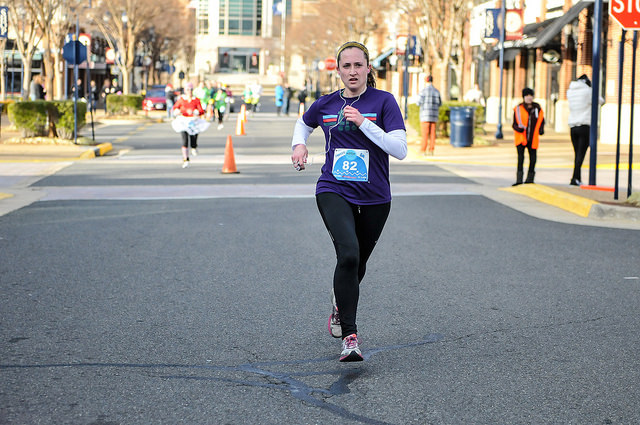
#> input picture photos/Frosty5k/1.jpg, 640 x 425 px; its folder holds only this picture in this run
$ python main.py   (Python 2 division)
#> lines starting #> are read from the running program, lines starting #| are printed output that depends on the picture
#| Processing Image:  ('Frosty5k', '1.jpg')
### bibtagger/bodydetector.py
import cv2
import os
import numpy as np

def getbodyboxes(image):
    #in: numpy image
    #out: list [(x,y,width,height)]

    faces = findfaces(image)

    bodyrectangles = findbodies(image,faces)

    return bodyrectangles


def findfaces(image):

    thisdirectory = os.path.dirname(os.path.realpath(__file__))

    haarcascadeFolder = os.path.join(thisdirectory,"haarcascades")
    cascPath = os.path.join(haarcascadeFolder, "haarcascade_frontalface_default.xml")

    #cascPath = os.path.join(haarcascadeFolder, "haarcascade_upperbody.xml")
    #cascPath = os.path.join(haarcascadeFolder, "haarcascade_fullbody.xml")
    #cascPath = os.path.join(haarcascadeFolder, "haarcascade_russian_plate_number.xml")

    # Create the haar cascade
    faceCascade = cv2.CascadeClassifier(cascPath)

    # Read the image
    height, width, depth = image.shape
#> height = 425; width = 640; depth = 3
    scale = 1
    if (width > 1024):
        scale = 1024.0/width
        image = cv2.resize(image, None, fx=scale, fy=scale)
    gray = cv2.cvtColor(image, cv2.COLOR_BGR2GRAY)
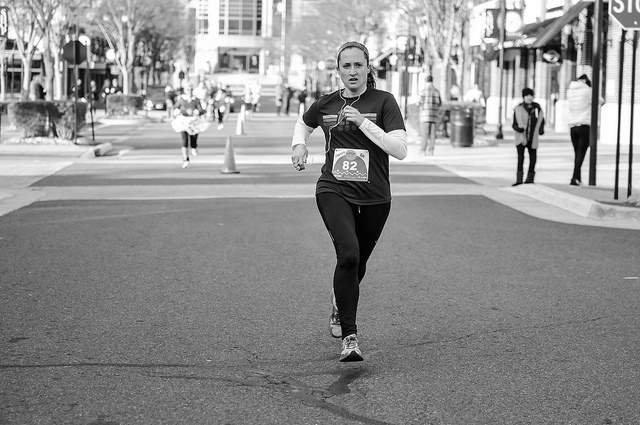
#> gray: shape (425, 640); min 0, max 255, mean 143.1
#> image is the input picture: shape (425, 640, 3); mean B, G, R 139.5, 143.4, 144

    # Detect faces in the image
    faces = faceCascade.detectMultiScale(
        gray,
        scaleFactor=1.05,
        minNeighbors=5,
        minSize=(30, 30),
    )
#> faces = [[333, 51, 39, 39]]

    return [scale_rect(face, 1/scale) for face in faces]

def scale_rect(rect, scale):
    return [int(value*scale) for value in rect]

def findbodies(image, faces):

    bodies = np.zeros_like(faces)
#> bodies = [[0, 0, 0, 0]]
    bodiesindex = 0

    #for each face, draw a body
    for (x, y, facewidth, faceheight) in faces:
        #3*faceheight, 7/3 * facewidth, .5*faceheight below the face.
        bodyheight = 3 * faceheight
        bodywidth = 7/3 * facewidth
        y_body = y + faceheight + .5 * faceheight
        x_body = x + .5 * facewidth - .5 * bodywidth

        bodies[bodiesindex] = (x_body,y_body, bodywidth, bodyheight)
        bodiesindex = bodiesindex + 1
#> this loop made 1 pass
#> (x, y, facewidth, faceheight, bodyheight, bodywidth, y_body, x_body) on pass 1: (333, 51, 39, 39, 117, 78, 109.5, 313.5)
#> after the loop, bodies = [[313, 109, 78, 117]]; bodiesindex = 1

        #cv2.rectangle(image, (x_body, y_body), (x_body+bodywidth, y_body+bodyheight), (0, 255, 0), 2)

    return bodies

### bibtagger/bibtagger.py
import cv2
import os
import numpy as np
import bodydetector as bt
import find_bibs as bf
from bib import Bib
from bibtaggerresult import BibTaggerResult

from swt import SWTScrubber
import ocr
import re

def findBibs(image,outdir):

    #prep out dir
    writefiles = True
    if(outdir == None):
        writefiles = False
    else:
        if not os.path.exists(outdir):
            os.makedirs(outdir)

    bodyboxes = bt.getbodyboxes(image)
#> in getbodyboxes, `bodyrectangles = findbodies(image,faces)`: bodyrectangles = [[313, 109, 78, 117]]
#> bodyboxes = [[313, 109, 78, 117]]

    print "Found {} bodies!".format(len(bodyboxes))
#| Found 1 bodies!

    #draw bodyboxes on image, and write out
    imagecopy = np.copy(image)
    drawboxes(imagecopy,bodyboxes)
    if(writefiles):
        cv2.imwrite(os.path.join(outdir,"0_0bodyboxes.jpg"), imagecopy)

    # Creates a list of Bibs
    bibs = [ Bib(image, bodybox) for bodybox in bodyboxes ]

    # Write out subimages, with bibs outlined
    if(writefiles):
        for i, bib in enumerate(bibs):
            cv2.imwrite(os.path.join(outdir,"{}_1subimage.jpg".format(i)), bib.body_image())
            cv2.imwrite(os.path.join(outdir,"{}_1subimage_withbib.jpg".format(i)), bib.body_image_with_bib())


    swtsuccesses = 0
    for i, bib in enumerate(bibs):

        SWTbib = None
        try :
            bibimage = bib.smallest_subimage_containing_bib()

            height, width, depth = bibimage.shape
            best_width=256.0
            scale = best_width / width

            bibimage = cv2.resize(bibimage, None, fx=scale, fy=scale)
            bib.number = run_swt_and_ocr(bibimage, i, "normal", writefiles, outdir)

            if not bib.has_bib_number():
                bibimage_inverted = (255-bibimage)
                bib.number = run_swt_and_ocr(bibimage_inverted, i, "inverted", writefiles, outdir)

            if not bib.has_bib_number():
                bibimage = cv2.cvtColor(bibimage_inverted, cv2.COLOR_BGR2GRAY);
                bibimage = cv2.GaussianBlur(bibimage,(5,5),0)
                bibimage = cv2.equalizeHist(bibimage)
                ret,bibimage = cv2.threshold(bibimage, 75, 255, cv2.THRESH_BINARY);
                bibimage = cv2.cvtColor(bibimage, cv2.COLOR_GRAY2BGR);
                bibimage = cv2.fastNlMeansDenoisingColored(bibimage,None,10,10,7,21)
                bib.number = run_swt_and_ocr(bibimage, i, "inverted_and_normalized", writefiles, outdir)

            #found some words in this image
            if (SWTbib is not None):
                swtsuccesses += 1

        except Bib:
            print "SWT failed"

    result = BibTaggerResult()
    result.faces = len(bodyboxes)
    result.bibs = sum(1 for bib in bibs if bib.bib_found)
    result.swt = swtsuccesses
    result.bib_numbers = [ bib.number for bib in bibs if bib.has_bib_number() ]

    print result

    return result


# [23 lines left out: functions run_swt_and_ocr, getSubImage, not called in this run]

def drawboxes(image, boxes, color = (0,255,0)):

    # Draw a rectangle around the faces
#> called with boxes = array of shape (1, 4), color = (0, 255, 0)
    for (x, y, w, h) in boxes:
        cv2.rectangle(image, (x, y), (x+w, y+h), color, 2)
#> this loop made 1 pass

### bibtagger/bib.py
import find_bibs as bf
import bibtagger as bt
import cv2
import numpy as np

class Bib(object):
    def __init__(self, image, bodybox):
        self.image = image
        self.bodybox = bodybox
        self.corners = bf.find_bib(self.body_image())
        x,y,w,h = cv2.boundingRect(self.corners)
        self.bib_found = (x != 0 and y != 0 and w != 1 and h != 1)
        self.number = None

    def has_bib_number(self):
        return self.number != None and self.number != ''

    def body_image(self):
#> (the run stopped early here; a loop or call above may not have finished)

$ run again, on photos/GloryDays/1.jpg
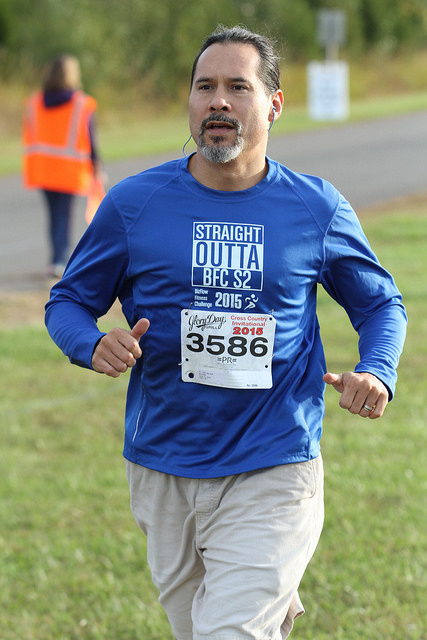
#> input picture photos/GloryDays/1.jpg, 427 x 640 px
#> writefiles = True
#> in findfaces, `gray = cv2.cvtColor(image, cv2.COLOR_BGR2GRAY)`:
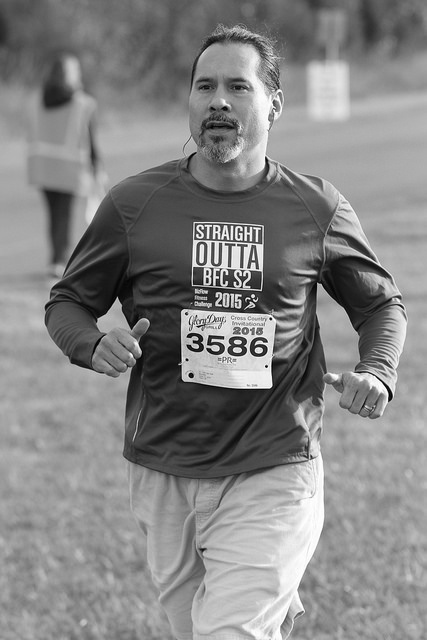
#> gray: shape (640, 427); min 0, max 255, mean 133.1
#> in findfaces, image is the input picture: shape (640, 427, 3); mean B, G, R 125.4, 137.1, 128.2

$ run again, on photos/Frosty5k/2.jpg
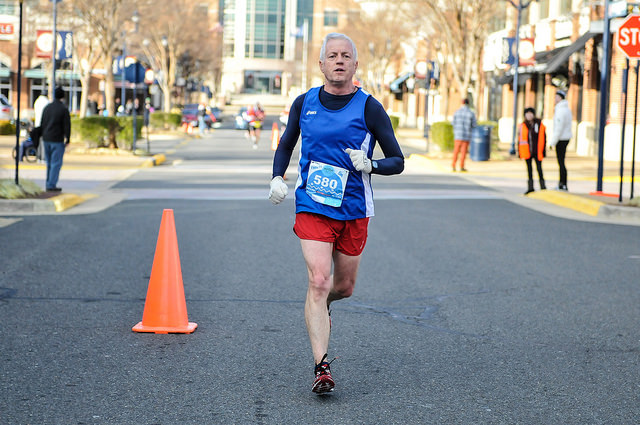
#> input picture photos/Frosty5k/2.jpg, 640 x 425 px
#| Processing Image:  ('Frosty5k', '2.jpg')
#> in findfaces, `gray = cv2.cvtColor(image, cv2.COLOR_BGR2GRAY)`:
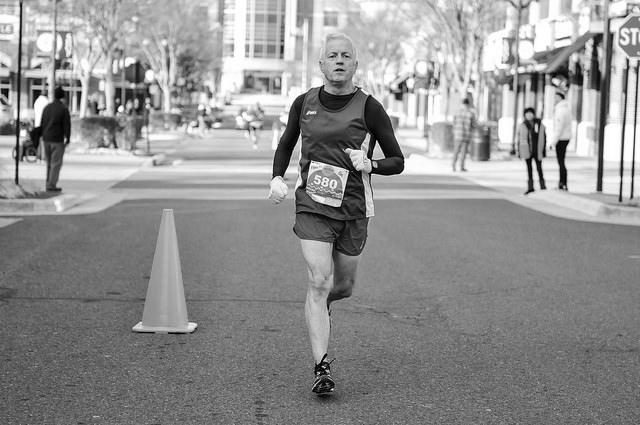
#> gray: shape (425, 640); min 0, max 255, mean 145
#> in findfaces, image is the input picture: shape (425, 640, 3); mean B, G, R 145.1, 145.4, 144.1
#> in findfaces, `faces = faceCascade.detectMultiScale( gray, scaleFactor=1.05, minNeigh..`: faces = [[321, 40, 38, 38], [561, 143, 39, 39]]
#> the loop in findbodies, `for (x, y, facewidth, faceheight) in faces:` made 2 passes
#> (x, y, facewidth, faceheight, bodyheight, bodywidth, y_body, x_body) on passes 1 to 2: (321, 40, 38, 38, 114, 76, 97, 302), (561, 143, 39, 39, 117, 78, 201.5, 541.5)
#> after the loop in findbodies, `for (x, y, facewidth, faceheight) in faces:`: bodies = [[302, 97, 76, 114], [541, 201, 78, 117]]; bodiesindex = 2
#> bodyrectangles = [[302, 97, 76, 114], [541, 201, 78, 117]]
#| Found 2 bodies!
#> the loop in drawboxes, `for (x, y, w, h) in boxes:` made 2 passes

$ run again, on photos/Frosty5k/3.jpg
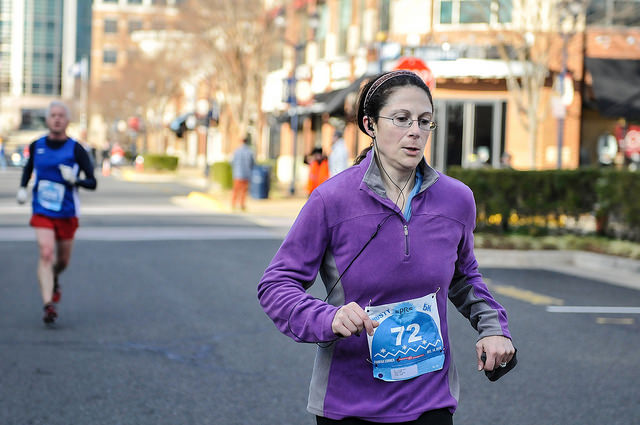
#> input picture photos/Frosty5k/3.jpg, 640 x 425 px
#| Processing Image:  ('Frosty5k', '3.jpg')
#> in findfaces, `gray = cv2.cvtColor(image, cv2.COLOR_BGR2GRAY)`:
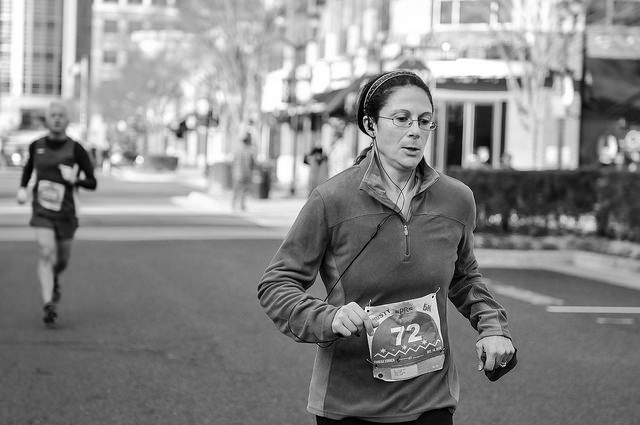
#> gray: shape (425, 640); min 0, max 255, mean 135.3
#> in findfaces, image is the input picture: shape (425, 640, 3); mean B, G, R 138, 132.9, 138.9
#> in findfaces, `faces = faceCascade.detectMultiScale( gray, scaleFactor=1.05, minNeigh..`: faces = [[376, 92, 72, 72]]
#> the loop in findbodies, `for (x, y, facewidth, faceheight) in faces:` made 1 pass
#> (x, y, facewidth, faceheight, bodyheight, bodywidth, y_body, x_body) on pass 1: (376, 92, 72, 72, 216, 144, 200, 340)
#> after the loop in findbodies, `for (x, y, facewidth, faceheight) in faces:`: bodies = [[340, 200, 144, 216]]; bodiesindex = 1
#> bodyrectangles = [[340, 200, 144, 216]]
#| Found 1 bodies!
#> the loop in drawboxes, `for (x, y, w, h) in boxes:` made 1 pass
